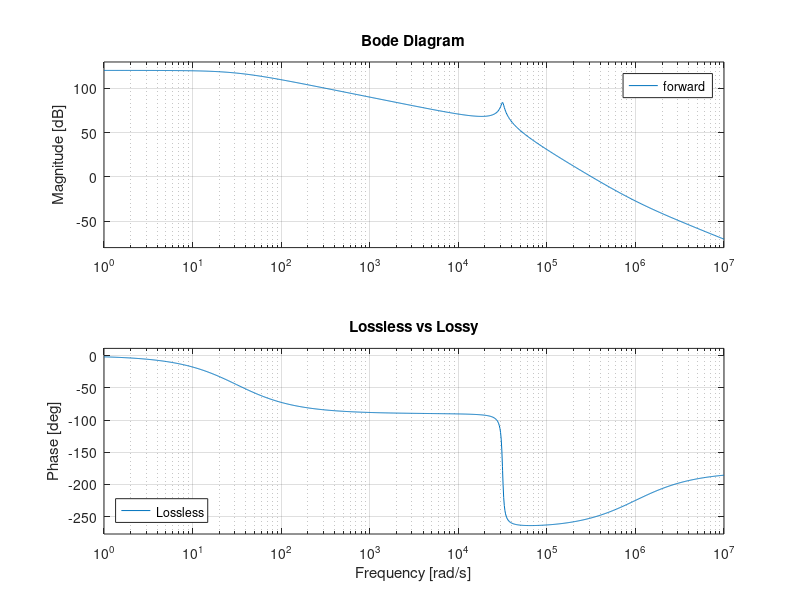
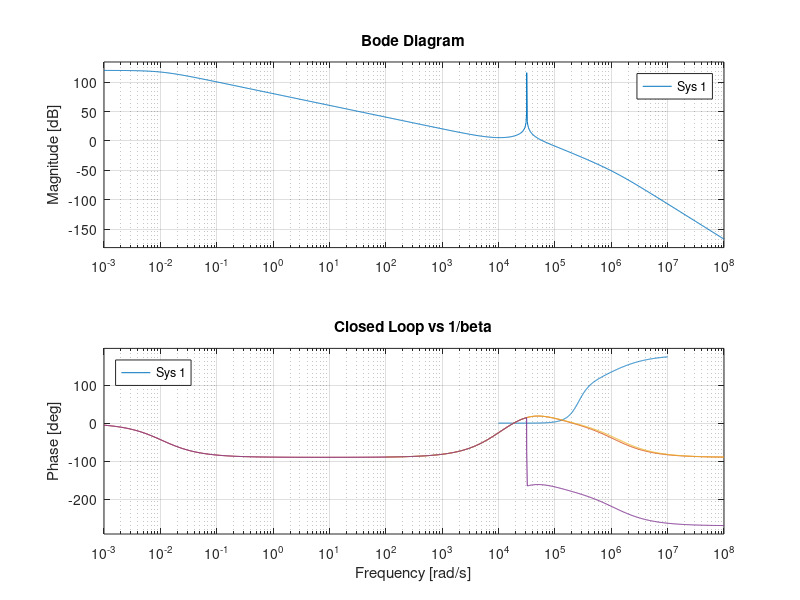

MATLAB code to generate these figures, in order: (Note: this script raises an error after producing the figures.)
s = tf('s');
% opamp model
A = 300e3;
GBW = 1.5e6; %MHz
wp = 2*pi*(GBW/A);
H = A/(1+s/wp);
%H = A;

VM = 3;
% loop gain, without feedback factor
Vin = 10;
L = 10e-6;
C = 100e-6;
R = 1e5;
Q = R*sqrt(C/L);
wn = 1/sqrt(L*C);
Gvd = tf([Vin], [1/(wn^2), 1/(Q*wn), 1]);

% non-ideal LC
RL = 1e-2;
RC = 1e-2;
Gvd2 = Vin*tf([C*RC, 1], [L*C*(R+RC)/R, L/R+RC*C+RL*C+RL*RC*C/R, 1+RL/R]);
%bode(Gvd2);

forward = H*Gvd2/VM;
f = logspace(1,5,100);
v = bode(forward, 2*pi*f);
%loglog(f, v(:,:));
grid on;
xlabel('Freq Hz');
ylabel('Fwd');

%rlocus(forward, [0.5, 1]);
hold on;
bode(H*Gvd/VM)
bode(forward)
title('Lossless vs Lossy');
legend({'Lossless','Lossy'},'Location','southwest')
%bode(Gvd)
grid on;
%%
figure;
fb = feedback(forward, tf([1], [2]));
bode(fb);
%%
R1 = 31e3;
R2 = 5e3;
R3 = 5e3;
C1 = 150e-12;
C2 = 10e-9;
C3 = 3e-9;
beta = R1*R3*C1*s*(s+(C1+C2)/(C1*C2*R2))*(s+1/(R3*C3))/((R1+R3)*(s+1/(R2*C2))*(s+1/((R1+R3)*C3)));
hold on;
%bode(beta)
Hcomp = H/(1+H*beta);
% compare closed loop vs 1/beta
bode(Hcomp)
bode(1/beta)
grid on;
title('Closed Loop vs 1/beta');
legend({'Closed Loop Form','1/beta'},'Location','northwest')
%%
bode(Hcomp*Gvd/VM);
%bode(Hcomp*Gvd2/VM);
delay = tf(1,1,'InputDelay',3e-5/2);
%bode(Hcomp*Gvd2*delay/VM,{1,100000});
grid on;